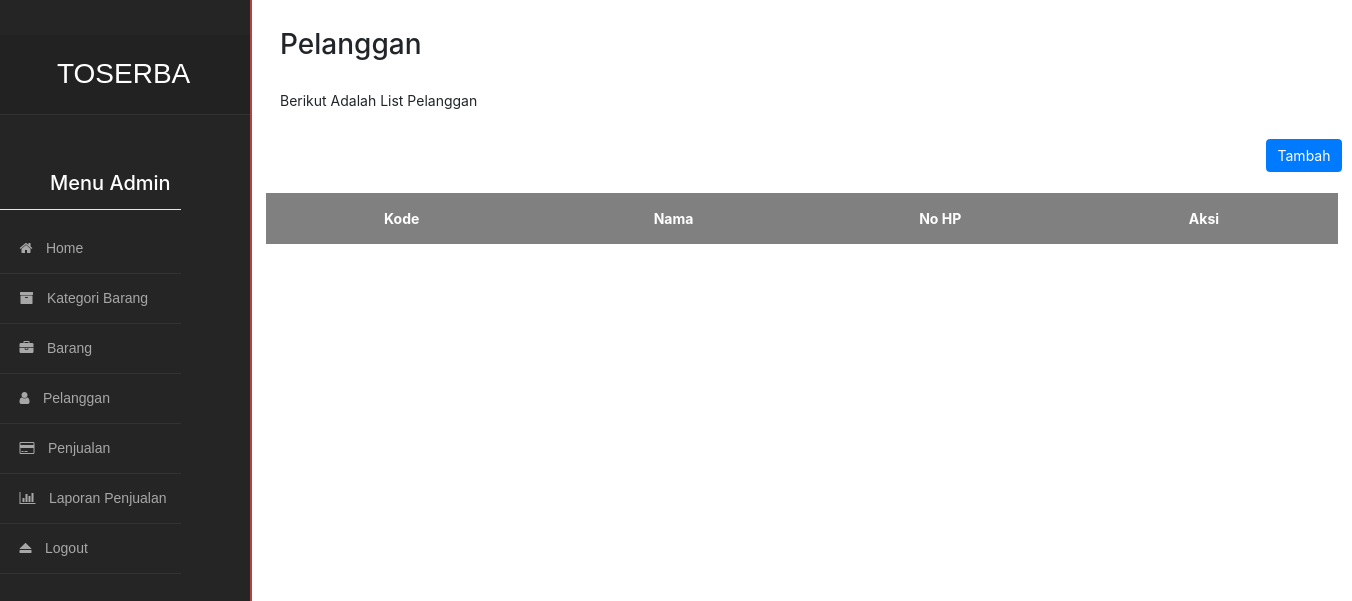
The page /dashboard/index.php?menu=pelanggan (signed in) on the database as committed earlier.
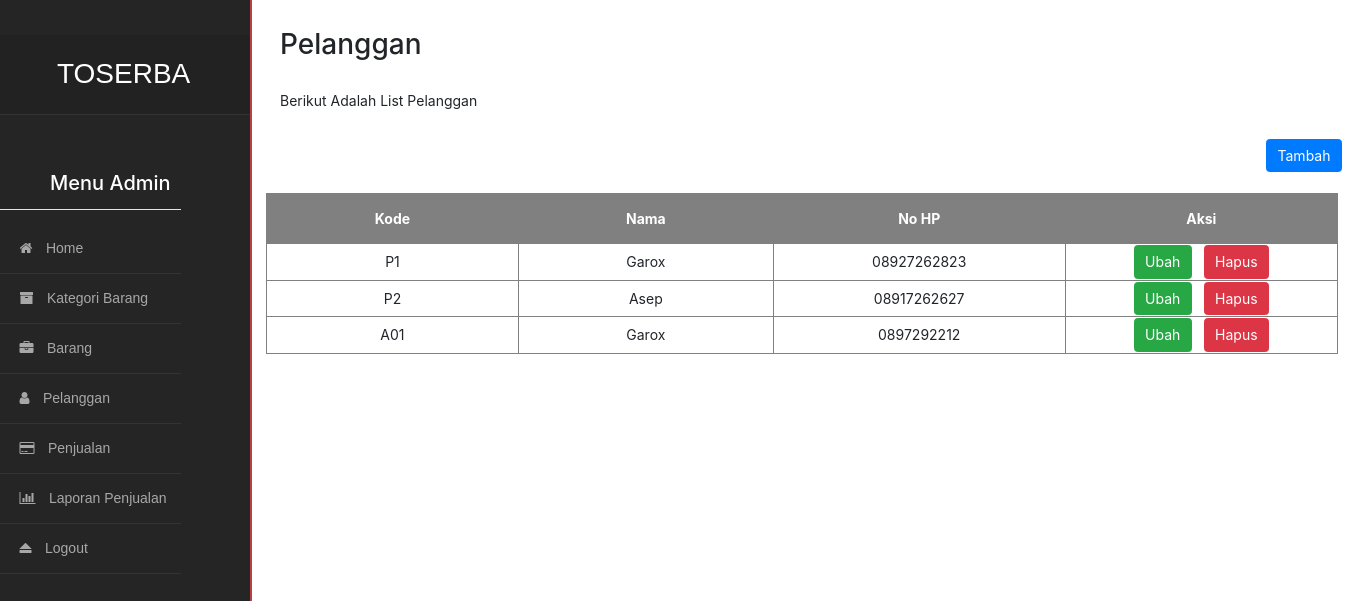
The same page on the database as committed later.
### tables this page shows
CREATE TABLE `pelanggan` (
  `id` int(11) NOT NULL,
  `kode` varchar(255) NOT NULL,
  `nama` varchar(200) NOT NULL,
  `no_hp` varchar(13) NOT NULL
);

### functions.php (called while the page is built, shortened)
<?php
$conn = mysqli_connect("localhost", "root", "", "toserba");
function query($query)
{
    global $conn;
    $hasil = mysqli_query($conn, $query);
    $kotak = [];
    while ($data = mysqli_fetch_assoc($hasil)) {
        $kotak[] = $data;
    }
    return $kotak;
}

### dashboard/pelanggan.php (the view, shortened to what this page needs)
<?php
require '../functions.php';
$datas = query("SELECT * FROM pelanggan");
?>
<div style="padding:1rem">
    <h2>Pelanggan</h2><br>
    <p>Berikut Adalah List Pelanggan</p>
</div>
<center>
    <button type="button" id="tambah" class="btn btn-primary"><a href="index.php?menu=tambahPelanggan">Tambah</a></button><br><br>
    <div style="width:100%; height:600px; overflow:auto;">
        <table id="example" class="display nowrap" style="width:100%" border="1">
            <thead>
                <th>Kode</th>
                <th>Nama</th>
                <th>No HP</th>
                <th>Aksi</th>
            </thead>
            <tbody>
                <?php foreach ($datas as $data) : ?>
                    <tr>
                        <td><?= $data['kode']; ?></td>
                        <td><?= $data['nama']; ?></td>
                        <td><?= $data['no_hp']; ?></td>
                        <td>
                            <button type="button" class="btn btn-success"><a href="index.php?menu=editPelanggan">Ubah</a></button>
                            <button type="button" class="btn btn-danger"><a href="index.php?menu=hapusPelanggan&id=<?= $data['id']; ?>" onclick="return confirm('Apakah Anda Yakin?');">Hapus</a></button>
                        </td>
                    </tr>
                <?php endforeach; ?>
            </tbody>
        </table>
    </div>
</center>

### dashboard/index.php (shortened to what this page needs)
<!DOCTYPE html>
<html lang="en">
<head>
    <link rel="stylesheet" href="https://maxcdn.bootstrapcdn.com/bootstrap/4.0.0-alpha.6/css/bootstrap.min.css">
    <link rel="stylesheet" href="./css/b4.side-bar.css">
    <link href="https://maxcdn.bootstrapcdn.com/font-awesome/4.7.0/css/font-awesome.min.css" rel="stylesheet">
</head>
<body>
    <div class="side-bar">
        <nav class="navbar navbar-inverse">
            <button class="navbar-toggler hidden-lg-up" type="button" id="toggler" aria-controls="list-container" aria-label="Toggle side-bar">
                <span class="navbar-toggler-icon"></span>
            </button>
            <a class="navbar-brand" href="index.php">TOSERBA</a>
            <div class="list-container">
                <ul>
                    <h1 style="color: white; font-size:20px; margin-left:50px;">Menu Admin</h1>
                    <hr style="background-color:white;">
                    <li><a href="index.php?menu=dashboard"><span class="navIcon"><i class="fa fa-home"></i></span>&nbsp;&nbsp;Home</a></li>
                    <li><a href="index.php?menu=katBarang"><span class="navIcon"><i class="fa fa-archive"></i></span>&nbsp;&nbsp;Kategori Barang</a></li>
                    <li><a href="index.php?menu=barang"><span class="navIcon"><i class="fa fa-briefcase"></i></span>&nbsp;&nbsp;Barang</a></li>
                    <li><a href="index.php?menu=pelanggan"><span class="navIcon"><i class="fa fa-user"></i></span>&nbsp;&nbsp;Pelanggan</a></li>
                    <li><a href="index.php?menu=penjualan"><span class="navIcon"><i class="fa fa-credit-card"></i></span>&nbsp;&nbsp;Penjualan</a></li>
                    <li><a href="index.php?menu=laporanPenjualan"><span class="navIcon"><i class="fa fa-bar-chart-o"></i></span>&nbsp;&nbsp;Laporan Penjualan</a></li>
                    <li><a href="index.php?menu=logout"><span class="navIcon"><i class="fa fa-eject"></i></span>&nbsp;&nbsp;Logout</a></li>
                </ul>
            </div>
        </nav>
    </div>
    <div class="bodyContent">
        <div style="padding:1rem">
            <?php
            $location = $_GET['menu'];
            switch ($location) {
                case 'pelanggan':
                    include 'pelanggan.php';
                    break;
            }
            ?>
        </div>
    </div>
</body>
</html>

### dashboard/css/b4.side-bar.css (style rules this page uses)
html, body { position: relative; min-height: 100%; font-size: 14px; }
.side-bar { position: fixed; width: 18rem; height: 100%; background-color: #252525; border-right: 0.2rem solid rgba(220, 74, 79, 0.8); padding: 0; }
.side-bar .list-container { padding-top: 4rem; }
.side-bar .list-container ul { list-style-type: none; padding: 0; margin: 0; width: 100%; }
.side-bar .list-container ul li, .side-bar .navbar-brand { display: block; width: 100%; margin: 0; border-bottom: 1px solid #333; }
.side-bar .navbar-brand { padding: 1.3rem; padding-right: 1.5rem; font-family: sans-serif; font-size: 2rem; text-align: center; background: #222; }
.side-bar .navbar { padding: 0; border: none; }
.side-bar .list-container ul li a { display: block; padding: 1rem; width: 100%; color: rgba(255, 255, 255, 0.6); font-size: 1rem; font-family: sans-serif; text-decoration: none; }
.side-bar .navIcon { padding: 0.4rem; }
.bodyContent { margin-left: 18rem; }

### dashboard/pelanggan.php (style rules this page uses)
table, th { text-align: center; width: 700px; }
th { background-color: gray; }
#tambah { margin-left: 1000px; }
a { color: white; text-decoration: none !important; }
th { height: 50px; color: white; }

Rows that differ between the two databases and show on the page:
added pelanggan: kode "P1", nama "Garox", no_hp "08927262823"
added pelanggan: kode "P2", nama "Asep", no_hp "08917262627"
added pelanggan: kode "A01", nama "Garox", no_hp "0897292212"
